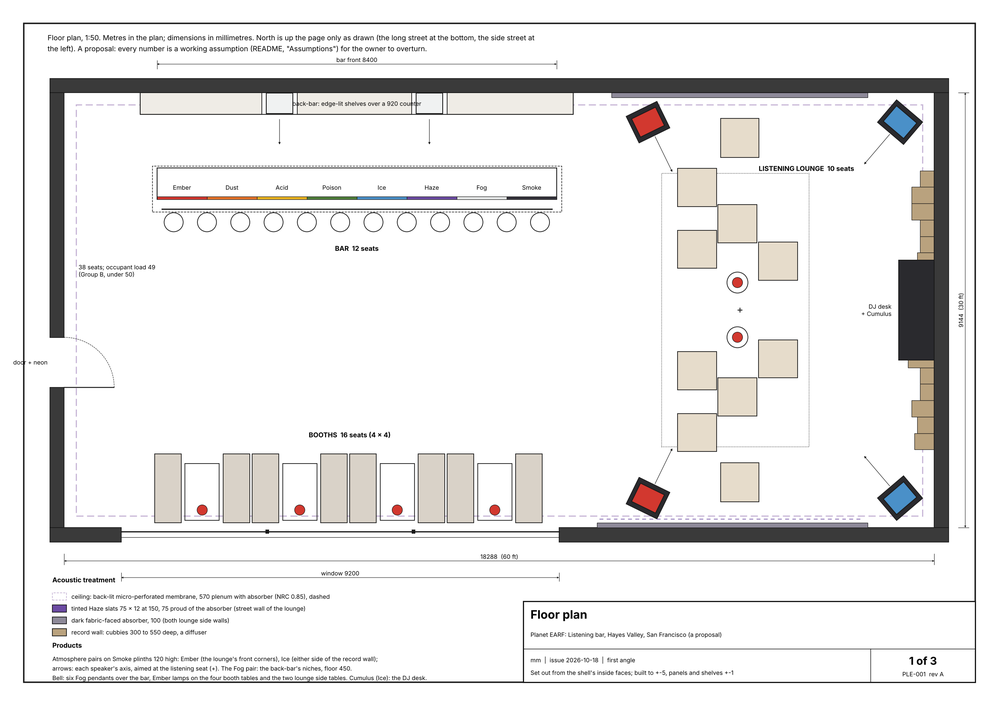
#> input picture spinoffs/barkhorn/planet/drawings/sheet-1.png, 999 x 706 px, shrunk from 2480 x 1753 before the run
$ python photo.py ../drawings/sheet-1.png out.png
#> lines starting #> are read from the running program, lines starting #| are printed output that depends on the picture
"""Round 39's last step: what a real lens and sensor add to a night interior, after the engine's finish.

    python3 spinoffs/barkhorn/planet/r39/photo.py IN.png OUT.png [--halation 0.10] [--vignette 0.18] [--ca 0.6]

- **halation**: light from the practicals spreads a little in the glass and the sensor, a soft warm glow round each lamp
  and flame, over a few tens of pixels; only what is near clipping spreads (above `knee`), so midtones stay crisp;
- **vignette**: a 24-35 mm lens wide open falls off toward the corners, about a third of a stop at f/4 (cos^4 law,
  softened), so the eye stays in the frame;
- **ca**: lateral chromatic aberration, red and blue scaled about the centre by a fraction of a pixel at the corners,
  as an uncorrected wide lens does; at 1:1 it fringes the high-contrast edges at the frame's edge and nothing else.

Every amount is small on purpose: the frame must look photographed, not filtered.
"""
import argparse

import numpy as np
from PIL import Image
from scipy.ndimage import gaussian_filter, map_coordinates


def s2l(c):
    return np.where(c <= 0.04045, c / 12.92, ((c + 0.055) / 1.055) ** 2.4)


def l2s(c):
    c = np.clip(c, 0, 1)
    return np.where(c <= 0.0031308, c * 12.92, 1.055 * c ** (1 / 2.4) - 0.055)


def main():
    ap = argparse.ArgumentParser()
    ap.add_argument('inp'); ap.add_argument('out')
    ap.add_argument('--halation', type=float, default=0.10)
    ap.add_argument('--knee', type=float, default=0.55, help='linear level above which light spreads')
    ap.add_argument('--vignette', type=float, default=0.18)
    ap.add_argument('--ca', type=float, default=0.6, help='pixels of red/blue shift at the corners, at 2400 wide')
    a = ap.parse_args()
    im = np.asarray(Image.open(a.inp).convert('RGB')).astype(np.float64) / 255.0
    h, w, _ = im.shape
#> h = 706; w = 999
    lin = s2l(im)
#> in s2l, `return np.where(c <= 0.04045, c / 12.92, ((c + 0.055) / 1.055) ** 2.4)`:
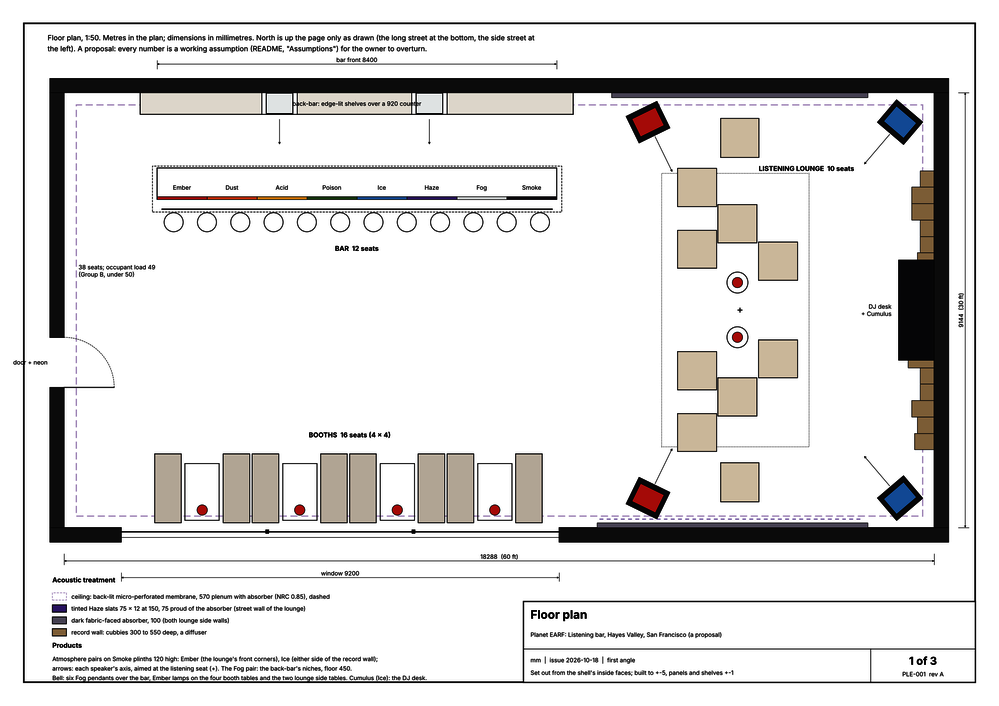
#> returned value: shape (706, 999, 3) float64; mean of channels 0, 1, 2 0.883, 0.879, 0.875; drawn as R, G, B
    k = w / 2400.0
#> k = 0.416
    if a.halation > 0:
        hi = np.clip(lin - a.knee, 0, None)
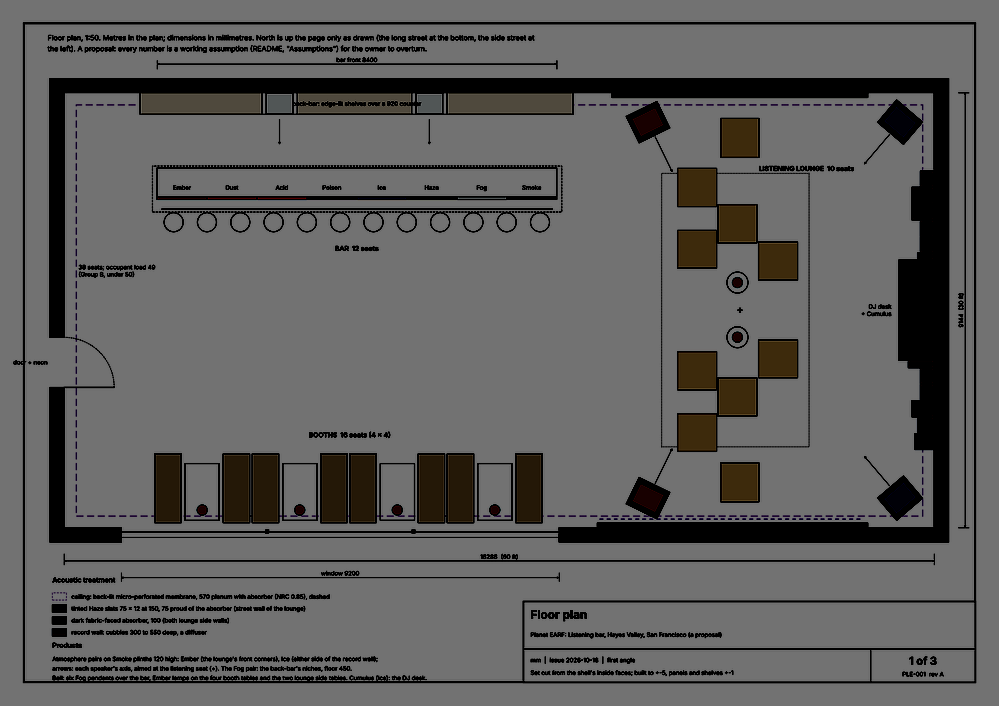
#> hi: shape (706, 999, 3) float64; mean R, G, B 0.378, 0.375, 0.371
        glow = sum(gaussian_filter(hi, sigma=(s * k, s * k, 0)) * wt for s, wt in ((6, 0.5), (24, 0.35), (70, 0.15)))
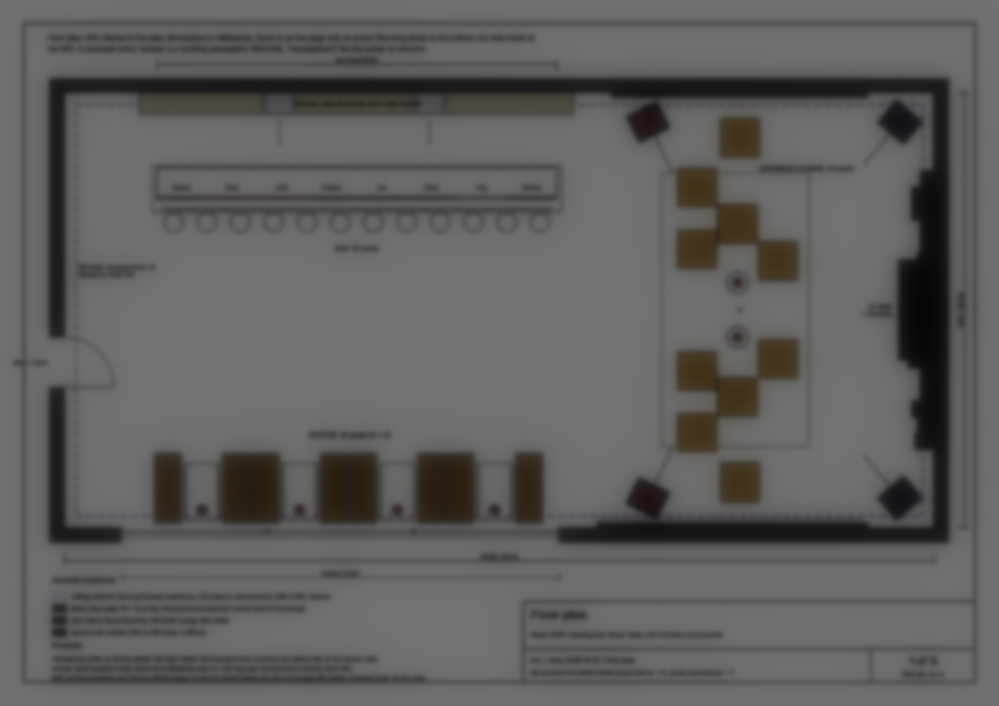
#> glow: shape (706, 999, 3) float64; mean R, G, B 0.378, 0.375, 0.371
        glow *= np.array([1.0, 0.82, 0.62])                           # the warm fringe of a real lens's flare
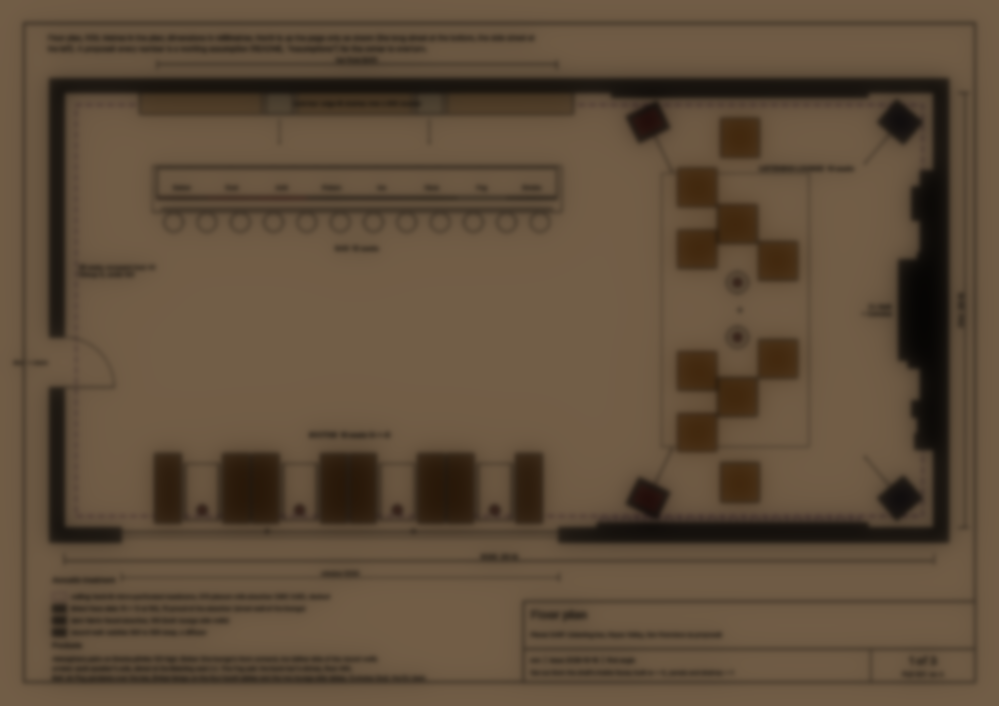
#> glow: shape (706, 999, 3) float64; mean R, G, B 0.378, 0.307, 0.23
        lin = lin + a.halation * glow
    yy, xx = np.mgrid[0:h, 0:w].astype(np.float64)
    cx, cy = (w - 1) / 2, (h - 1) / 2
#> cx = 499; cy = 352.5
    r = np.hypot((xx - cx) / cx, (yy - cy) / cx)                      # 1 at the frame's side edges
    if a.vignette > 0:
        lin = lin * (1 - a.vignette * np.clip(r / 1.2, 0, 1) ** 2.2)[..., None]
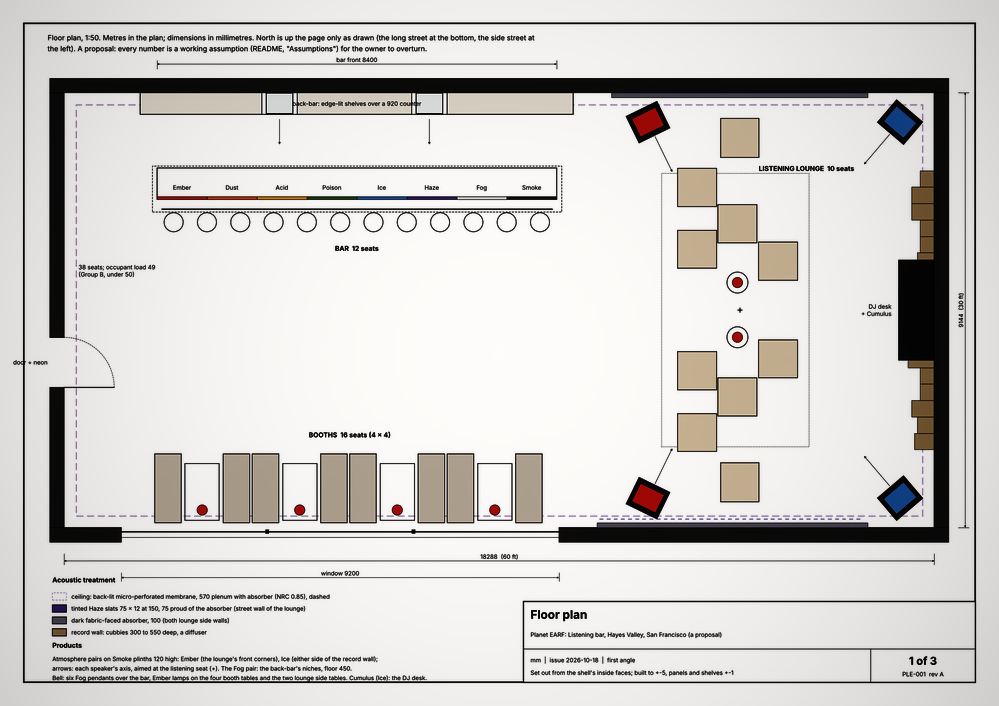
#> lin: shape (706, 999, 3) float64; mean R, G, B 0.869, 0.858, 0.847; drawn with min black and max white
    if a.ca > 0:
        out = np.empty_like(lin)
        rmax = np.hypot(1, h / w)
#> rmax = 1.22
        for ch, sgn in ((0, 1), (1, 0), (2, -1)):
            if sgn == 0:
                out[..., ch] = lin[..., ch]; continue
            sc = 1 + sgn * a.ca * k / (cx * rmax)
            out[..., ch] = map_coordinates(lin[..., ch], [cy + (yy - cy) / sc, cx + (xx - cx) / sc], order=1, mode='nearest')
        lin = out
    Image.fromarray((l2s(lin) * 255 + 0.5).astype(np.uint8)).save(a.out, optimize=True)


if __name__ == '__main__':
    main()
